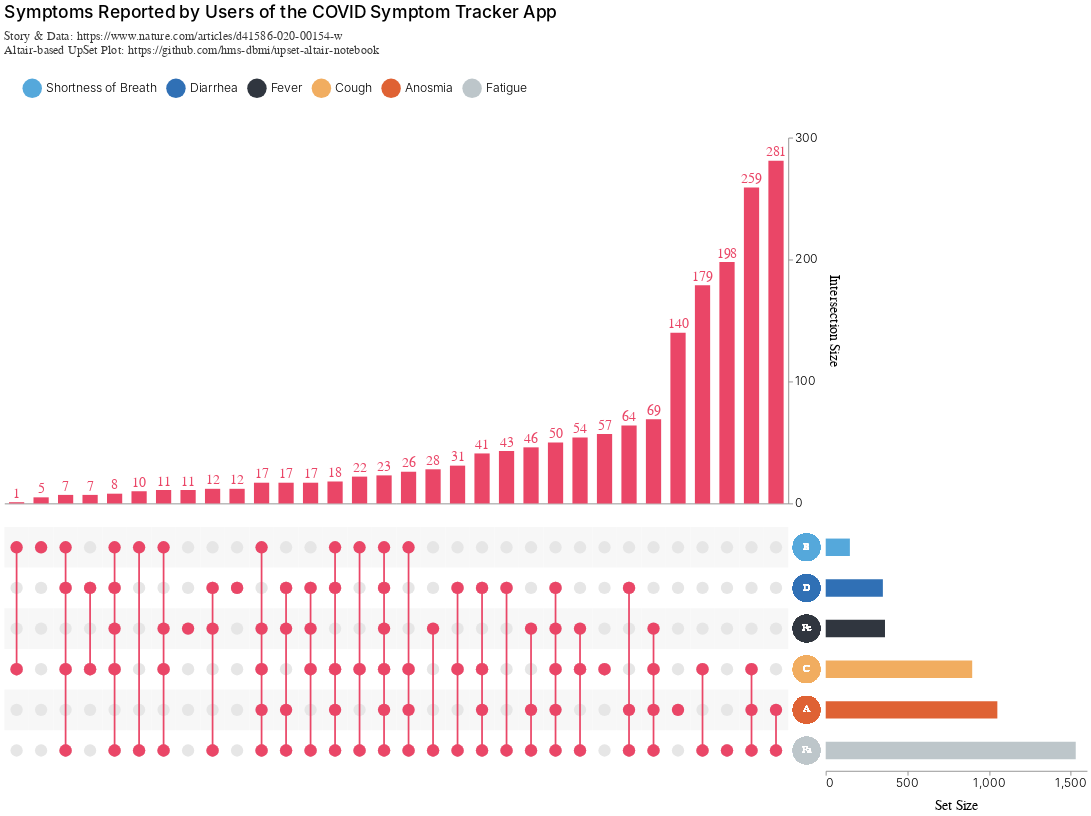

Vega-Lite specification for this chart:
### Vega-Lite specification from a JSON file in a GitHub repository (floating-point values rounded to 4 significant figures; data arrays with more than 128 entries replaced by an {"elided": "..."} marker saying what was removed)
{"config": {"view": {"continuousWidth": 400, "continuousHeight": 300, "stroke": null}, "axis": {"labelFontSize": 14, "labelFontWeight": 300, "titleFontSize": 16, "titleFontWeight": 400, "titlePadding": 10}, "concat": {"spacing": 0}, "legend": {"labelFontSize": 14, "labelFontWeight": 300, "orient": "top", "padding": 20, "symbolSize": 500.0, "symbolType": "circle", "titleFontSize": 16, "titleFontWeight": 400}, "title": {"anchor": "start", "fontSize": 18, "fontWeight": 400, "subtitlePadding": 10}}, "vconcat": [{"layer": [{"mark": {"type": "bar", "color": "#3A3A3A", "size": 17.5}, "encoding": {"color": {"condition": {"value": "#3A3A3A", "selection": {"not": "selector011"}}, "value": "#EA4667"}, "tooltip": [{"type": "quantitative", "aggregate": "max", "field": "count", "title": "Cardinality"}, {"type": "quantitative", "field": "degree", "title": "Degree"}], "x": {"type": "nominal", "axis": {"domain": true, "grid": false, "labels": false, "ticks": false}, "field": "intersection_id", "sort": {"field": "count", "order": "ascending"}, "title": null}, "y": {"type": "quantitative", "aggregate": "max", "axis": {"grid": false, "orient": "right", "tickCount": 3}, "field": "count", "title": "Intersection Size"}}, "height": 420.0, "selection": {"selector011": {"type": "single", "fields": ["intersection_id"], "on": "mouseover"}, "selector010": {"type": "multi", "fields": ["set"], "bind": "legend"}}, "transform": [{"filter": {"selection": "selector010"}}, {"pivot": "set", "value": "is_intersect", "groupby": ["intersection_id", "count"], "op": "max"}, {"aggregate": [{"op": "sum", "field": "count", "as": "count"}], "groupby": ["Shortness of Breath", "Diarrhea", "Fever", "Cough", "Anosmia", "Fatigue"]}, {"calculate": "(isDefined(datum['Shortness of Breath']) ? datum['Shortness of Breath'] : 0)+(isDefined(datum['Diarrhea']) ? datum['Diarrhea'] : 0)+(isDefined(datum['Fever']) ? datum['Fever'] : 0)+(isDefined(datum['Cough']) ? datum['Cough'] : 0)+(isDefined(datum['Anosmia']) ? datum['Anosmia'] : 0)+(isDefined(datum['Fatigue']) ? datum['Fatigue'] : 0)", "as": "degree"}, {"filter": "(datum['degree'] !== 0)"}, {"window": [{"op": "row_number", "field": "", "as": "intersection_id"}], "frame": [null, null]}, {"fold": ["Shortness of Breath", "Diarrhea", "Fever", "Cough", "Anosmia", "Fatigue"], "as": ["set", "is_intersect"]}, {"lookup": "set", "from": {"data": {"name": "data-edc52b94e708b8ac518e05227a1d24db"}, "key": "set", "fields": ["set_abbre"]}}, {"lookup": "set", "from": {"data": {"name": "data-845b010f0be9092a4e24abf6f511af02"}, "key": "set", "fields": ["set_order"]}}, {"filter": {"selection": "selector010"}}, {"window": [{"op": "distinct", "field": "set", "as": "set_order"}], "frame": [null, 0], "sort": [{"field": "set_order"}]}], "width": 900}, {"mark": {"type": "text", "color": "#3A3A3A", "dy": -10, "size": 16}, "encoding": {"color": {"condition": {"value": "#3A3A3A", "selection": {"not": "selector011"}}, "value": "#EA4667"}, "text": {"type": "quantitative", "field": "count", "format": ".0f"}, "tooltip": [{"type": "quantitative", "aggregate": "max", "field": "count", "title": "Cardinality"}, {"type": "quantitative", "field": "degree", "title": "Degree"}], "x": {"type": "nominal", "axis": {"domain": true, "grid": false, "labels": false, "ticks": false}, "field": "intersection_id", "sort": {"field": "count", "order": "ascending"}, "title": null}, "y": {"type": "quantitative", "aggregate": "max", "axis": {"grid": false, "orient": "right", "tickCount": 3}, "field": "count", "title": "Intersection Size"}}, "height": 420.0, "transform": [{"filter": {"selection": "selector010"}}, {"pivot": "set", "value": "is_intersect", "groupby": ["intersection_id", "count"], "op": "max"}, {"aggregate": [{"op": "sum", "field": "count", "as": "count"}], "groupby": ["Shortness of Breath", "Diarrhea", "Fever", "Cough", "Anosmia", "Fatigue"]}, {"calculate": "(isDefined(datum['Shortness of Breath']) ? datum['Shortness of Breath'] : 0)+(isDefined(datum['Diarrhea']) ? datum['Diarrhea'] : 0)+(isDefined(datum['Fever']) ? datum['Fever'] : 0)+(isDefined(datum['Cough']) ? datum['Cough'] : 0)+(isDefined(datum['Anosmia']) ? datum['Anosmia'] : 0)+(isDefined(datum['Fatigue']) ? datum['Fatigue'] : 0)", "as": "degree"}, {"filter": "(datum['degree'] !== 0)"}, {"window": [{"op": "row_number", "field": "", "as": "intersection_id"}], "frame": [null, null]}, {"fold": ["Shortness of Breath", "Diarrhea", "Fever", "Cough", "Anosmia", "Fatigue"], "as": ["set", "is_intersect"]}, {"lookup": "set", "from": {"data": {"name": "data-edc52b94e708b8ac518e05227a1d24db"}, "key": "set", "fields": ["set_abbre"]}}, {"lookup": "set", "from": {"data": {"name": "data-845b010f0be9092a4e24abf6f511af02"}, "key": "set", "fields": ["set_order"]}}, {"filter": {"selection": "selector010"}}, {"window": [{"op": "distinct", "field": "set", "as": "set_order"}], "frame": [null, 0], "sort": [{"field": "set_order"}]}], "width": 900}]}, {"hconcat": [{"layer": [{"mark": {"type": "circle", "opacity": 1, "size": 200}, "encoding": {"color": {"condition": {"value": "#3A3A3A", "selection": {"not": "selector011"}}, "value": "#EA4667"}, "tooltip": [{"type": "quantitative", "aggregate": "max", "field": "count", "title": "Cardinality"}, {"type": "quantitative", "field": "degree", "title": "Degree"}], "x": {"type": "nominal", "axis": {"domain": false, "grid": false, "labels": false, "ticks": false}, "field": "intersection_id", "sort": {"field": "count", "order": "ascending"}, "title": null}, "y": {"type": "nominal", "axis": {"domain": false, "grid": false, "labels": false, "ticks": false}, "field": "set_order", "title": null}}, "height": 280.0, "selection": {"selector011": {"type": "single", "fields": ["intersection_id"], "on": "mouseover"}, "selector010": {"type": "multi", "fields": ["set"], "bind": "legend"}}, "transform": [{"filter": {"selection": "selector010"}}, {"pivot": "set", "value": "is_intersect", "groupby": ["intersection_id", "count"], "op": "max"}, {"aggregate": [{"op": "sum", "field": "count", "as": "count"}], "groupby": ["Shortness of Breath", "Diarrhea", "Fever", "Cough", "Anosmia", "Fatigue"]}, {"calculate": "(isDefined(datum['Shortness of Breath']) ? datum['Shortness of Breath'] : 0)+(isDefined(datum['Diarrhea']) ? datum['Diarrhea'] : 0)+(isDefined(datum['Fever']) ? datum['Fever'] : 0)+(isDefined(datum['Cough']) ? datum['Cough'] : 0)+(isDefined(datum['Anosmia']) ? datum['Anosmia'] : 0)+(isDefined(datum['Fatigue']) ? datum['Fatigue'] : 0)", "as": "degree"}, {"filter": "(datum['degree'] !== 0)"}, {"window": [{"op": "row_number", "field": "", "as": "intersection_id"}], "frame": [null, null]}, {"fold": ["Shortness of Breath", "Diarrhea", "Fever", "Cough", "Anosmia", "Fatigue"], "as": ["set", "is_intersect"]}, {"lookup": "set", "from": {"data": {"name": "data-edc52b94e708b8ac518e05227a1d24db"}, "key": "set", "fields": ["set_abbre"]}}, {"lookup": "set", "from": {"data": {"name": "data-845b010f0be9092a4e24abf6f511af02"}, "key": "set", "fields": ["set_order"]}}, {"filter": {"selection": "selector010"}}, {"window": [{"op": "distinct", "field": "set", "as": "set_order"}], "frame": [null, 0], "sort": [{"field": "set_order"}]}, {"filter": "(datum['is_intersect'] === 1)"}], "width": 900}, {"mark": "rect", "encoding": {"color": {"value": "#F7F7F7"}, "tooltip": [{"type": "quantitative", "aggregate": "max", "field": "count", "title": "Cardinality"}, {"type": "quantitative", "field": "degree", "title": "Degree"}], "x": {"type": "nominal", "axis": {"domain": false, "grid": false, "labels": false, "ticks": false}, "field": "intersection_id", "sort": {"field": "count", "order": "ascending"}, "title": null}, "y": {"type": "nominal", "axis": {"domain": false, "grid": false, "labels": false, "ticks": false}, "field": "set_order", "title": null}}, "height": 280.0, "transform": [{"filter": {"selection": "selector010"}}, {"pivot": "set", "value": "is_intersect", "groupby": ["intersection_id", "count"], "op": "max"}, {"aggregate": [{"op": "sum", "field": "count", "as": "count"}], "groupby": ["Shortness of Breath", "Diarrhea", "Fever", "Cough", "Anosmia", "Fatigue"]}, {"calculate": "(isDefined(datum['Shortness of Breath']) ? datum['Shortness of Breath'] : 0)+(isDefined(datum['Diarrhea']) ? datum['Diarrhea'] : 0)+(isDefined(datum['Fever']) ? datum['Fever'] : 0)+(isDefined(datum['Cough']) ? datum['Cough'] : 0)+(isDefined(datum['Anosmia']) ? datum['Anosmia'] : 0)+(isDefined(datum['Fatigue']) ? datum['Fatigue'] : 0)", "as": "degree"}, {"filter": "(datum['degree'] !== 0)"}, {"window": [{"op": "row_number", "field": "", "as": "intersection_id"}], "frame": [null, null]}, {"fold": ["Shortness of Breath", "Diarrhea", "Fever", "Cough", "Anosmia", "Fatigue"], "as": ["set", "is_intersect"]}, {"lookup": "set", "from": {"data": {"name": "data-edc52b94e708b8ac518e05227a1d24db"}, "key": "set", "fields": ["set_abbre"]}}, {"lookup": "set", "from": {"data": {"name": "data-845b010f0be9092a4e24abf6f511af02"}, "key": "set", "fields": ["set_order"]}}, {"filter": {"selection": "selector010"}}, {"window": [{"op": "distinct", "field": "set", "as": "set_order"}], "frame": [null, 0], "sort": [{"field": "set_order"}]}, {"filter": "((datum['set_order'] % 2) === 1)"}], "width": 900}, {"mark": {"type": "circle", "opacity": 1, "size": 200}, "encoding": {"color": {"value": "#E6E6E6"}, "tooltip": [{"type": "quantitative", "aggregate": "max", "field": "count", "title": "Cardinality"}, {"type": "quantitative", "field": "degree", "title": "Degree"}], "x": {"type": "nominal", "axis": {"domain": false, "grid": false, "labels": false, "ticks": false}, "field": "intersection_id", "sort": {"field": "count", "order": "ascending"}, "title": null}, "y": {"type": "nominal", "axis": {"domain": false, "grid": false, "labels": false, "ticks": false}, "field": "set_order", "title": null}}, "height": 280.0, "transform": [{"filter": {"selection": "selector010"}}, {"pivot": "set", "value": "is_intersect", "groupby": ["intersection_id", "count"], "op": "max"}, {"aggregate": [{"op": "sum", "field": "count", "as": "count"}], "groupby": ["Shortness of Breath", "Diarrhea", "Fever", "Cough", "Anosmia", "Fatigue"]}, {"calculate": "(isDefined(datum['Shortness of Breath']) ? datum['Shortness of Breath'] : 0)+(isDefined(datum['Diarrhea']) ? datum['Diarrhea'] : 0)+(isDefined(datum['Fever']) ? datum['Fever'] : 0)+(isDefined(datum['Cough']) ? datum['Cough'] : 0)+(isDefined(datum['Anosmia']) ? datum['Anosmia'] : 0)+(isDefined(datum['Fatigue']) ? datum['Fatigue'] : 0)", "as": "degree"}, {"filter": "(datum['degree'] !== 0)"}, {"window": [{"op": "row_number", "field": "", "as": "intersection_id"}], "frame": [null, null]}, {"fold": ["Shortness of Breath", "Diarrhea", "Fever", "Cough", "Anosmia", "Fatigue"], "as": ["set", "is_intersect"]}, {"lookup": "set", "from": {"data": {"name": "data-edc52b94e708b8ac518e05227a1d24db"}, "key": "set", "fields": ["set_abbre"]}}, {"lookup": "set", "from": {"data": {"name": "data-845b010f0be9092a4e24abf6f511af02"}, "key": "set", "fields": ["set_order"]}}, {"filter": {"selection": "selector010"}}, {"window": [{"op": "distinct", "field": "set", "as": "set_order"}], "frame": [null, 0], "sort": [{"field": "set_order"}]}], "width": 900}, {"mark": {"type": "bar", "color": "#3A3A3A", "size": 2}, "encoding": {"color": {"condition": {"value": "#3A3A3A", "selection": {"not": "selector011"}}, "value": "#EA4667"}, "tooltip": [{"type": "quantitative", "aggregate": "max", "field": "count", "title": "Cardinality"}, {"type": "quantitative", "field": "degree", "title": "Degree"}], "x": {"type": "nominal", "axis": {"domain": true, "grid": false, "labels": false, "ticks": false}, "field": "intersection_id", "sort": {"field": "count", "order": "ascending"}, "title": null}, "y": {"type": "nominal", "aggregate": "min", "field": "set_order"}, "y2": {"aggregate": "max", "field": "set_order"}}, "height": 420.0, "transform": [{"filter": {"selection": "selector010"}}, {"pivot": "set", "value": "is_intersect", "groupby": ["intersection_id", "count"], "op": "max"}, {"aggregate": [{"op": "sum", "field": "count", "as": "count"}], "groupby": ["Shortness of Breath", "Diarrhea", "Fever", "Cough", "Anosmia", "Fatigue"]}, {"calculate": "(isDefined(datum['Shortness of Breath']) ? datum['Shortness of Breath'] : 0)+(isDefined(datum['Diarrhea']) ? datum['Diarrhea'] : 0)+(isDefined(datum['Fever']) ? datum['Fever'] : 0)+(isDefined(datum['Cough']) ? datum['Cough'] : 0)+(isDefined(datum['Anosmia']) ? datum['Anosmia'] : 0)+(isDefined(datum['Fatigue']) ? datum['Fatigue'] : 0)", "as": "degree"}, {"filter": "(datum['degree'] !== 0)"}, {"window": [{"op": "row_number", "field": "", "as": "intersection_id"}], "frame": [null, null]}, {"fold": ["Shortness of Breath", "Diarrhea", "Fever", "Cough", "Anosmia", "Fatigue"], "as": ["set", "is_intersect"]}, {"lookup": "set", "from": {"data": {"name": "data-edc52b94e708b8ac518e05227a1d24db"}, "key": "set", "fields": ["set_abbre"]}}, {"lookup": "set", "from": {"data": {"name": "data-845b010f0be9092a4e24abf6f511af02"}, "key": "set", "fields": ["set_order"]}}, {"filter": {"selection": "selector010"}}, {"window": [{"op": "distinct", "field": "set", "as": "set_order"}], "frame": [null, 0], "sort": [{"field": "set_order"}]}, {"filter": "(datum['is_intersect'] === 1)"}], "width": 900}, {"mark": {"type": "circle", "opacity": 1, "size": 200}, "encoding": {"color": {"condition": {"value": "#3A3A3A", "selection": {"not": "selector011"}}, "value": "#EA4667"}, "tooltip": [{"type": "quantitative", "aggregate": "max", "field": "count", "title": "Cardinality"}, {"type": "quantitative", "field": "degree", "title": "Degree"}], "x": {"type": "nominal", "axis": {"domain": false, "grid": false, "labels": false, "ticks": false}, "field": "intersection_id", "sort": {"field": "count", "order": "ascending"}, "title": null}, "y": {"type": "nominal", "axis": {"domain": false, "grid": false, "labels": false, "ticks": false}, "field": "set_order", "title": null}}, "height": 280.0, "transform": [{"filter": {"selection": "selector010"}}, {"pivot": "set", "value": "is_intersect", "groupby": ["intersection_id", "count"], "op": "max"}, {"aggregate": [{"op": "sum", "field": "count", "as": "count"}], "groupby": ["Shortness of Breath", "Diarrhea", "Fever", "Cough", "Anosmia", "Fatigue"]}, {"calculate": "(isDefined(datum['Shortness of Breath']) ? datum['Shortness of Breath'] : 0)+(isDefined(datum['Diarrhea']) ? datum['Diarrhea'] : 0)+(isDefined(datum['Fever']) ? datum['Fever'] : 0)+(isDefined(datum['Cough']) ? datum['Cough'] : 0)+(isDefined(datum['Anosmia']) ? datum['Anosmia'] : 0)+(isDefined(datum['Fatigue']) ? datum['Fatigue'] : 0)", "as": "degree"}, {"filter": "(datum['degree'] !== 0)"}, {"window": [{"op": "row_number", "field": "", "as": "intersection_id"}], "frame": [null, null]}, {"fold": ["Shortness of Breath", "Diarrhea", "Fever", "Cough", "Anosmia", "Fatigue"], "as": ["set", "is_intersect"]}, {"lookup": "set", "from": {"data": {"name": "data-edc52b94e708b8ac518e05227a1d24db"}, "key": "set", "fields": ["set_abbre"]}}, {"lookup": "set", "from": {"data": {"name": "data-845b010f0be9092a4e24abf6f511af02"}, "key": "set", "fields": ["set_order"]}}, {"filter": {"selection": "selector010"}}, {"window": [{"op": "distinct", "field": "set", "as": "set_order"}], "frame": [null, 0], "sort": [{"field": "set_order"}]}, {"filter": "(datum['is_intersect'] === 1)"}], "width": 900}]}, {"layer": [{"mark": {"type": "circle", "size": 1000}, "encoding": {"color": {"type": "nominal", "field": "set", "scale": {"domain": ["Shortness of Breath", "Diarrhea", "Fever", "Cough", "Anosmia", "Fatigue"], "range": ["#55A8DB", "#3070B5", "#30363F", "#F1AD60", "#DF6234", "#BDC6CA"]}, "title": null}, "opacity": {"value": 1}, "y": {"type": "nominal", "axis": {"domain": false, "grid": false, "labels": false, "ticks": false}, "field": "set_order", "title": null}}, "selection": {"selector010": {"type": "multi", "fields": ["set"], "bind": "legend"}}, "transform": [{"filter": {"selection": "selector010"}}, {"pivot": "set", "value": "is_intersect", "groupby": ["intersection_id", "count"], "op": "max"}, {"aggregate": [{"op": "sum", "field": "count", "as": "count"}], "groupby": ["Shortness of Breath", "Diarrhea", "Fever", "Cough", "Anosmia", "Fatigue"]}, {"calculate": "(isDefined(datum['Shortness of Breath']) ? datum['Shortness of Breath'] : 0)+(isDefined(datum['Diarrhea']) ? datum['Diarrhea'] : 0)+(isDefined(datum['Fever']) ? datum['Fever'] : 0)+(isDefined(datum['Cough']) ? datum['Cough'] : 0)+(isDefined(datum['Anosmia']) ? datum['Anosmia'] : 0)+(isDefined(datum['Fatigue']) ? datum['Fatigue'] : 0)", "as": "degree"}, {"filter": "(datum['degree'] !== 0)"}, {"window": [{"op": "row_number", "field": "", "as": "intersection_id"}], "frame": [null, null]}, {"fold": ["Shortness of Breath", "Diarrhea", "Fever", "Cough", "Anosmia", "Fatigue"], "as": ["set", "is_intersect"]}, {"lookup": "set", "from": {"data": {"name": "data-edc52b94e708b8ac518e05227a1d24db"}, "key": "set", "fields": ["set_abbre"]}}, {"lookup": "set", "from": {"data": {"name": "data-845b010f0be9092a4e24abf6f511af02"}, "key": "set", "fields": ["set_order"]}}, {"filter": {"selection": "selector010"}}, {"window": [{"op": "distinct", "field": "set", "as": "set_order"}], "frame": [null, 0], "sort": [{"field": "set_order"}]}]}, {"mark": {"type": "text", "align": "center"}, "encoding": {"color": {"value": "white"}, "opacity": {"value": 1}, "text": {"type": "nominal", "field": "set_abbre"}, "y": {"type": "nominal", "axis": {"domain": false, "grid": false, "labels": false, "ticks": false}, "field": "set_order", "title": null}}, "transform": [{"filter": {"selection": "selector010"}}, {"pivot": "set", "value": "is_intersect", "groupby": ["intersection_id", "count"], "op": "max"}, {"aggregate": [{"op": "sum", "field": "count", "as": "count"}], "groupby": ["Shortness of Breath", "Diarrhea", "Fever", "Cough", "Anosmia", "Fatigue"]}, {"calculate": "(isDefined(datum['Shortness of Breath']) ? datum['Shortness of Breath'] : 0)+(isDefined(datum['Diarrhea']) ? datum['Diarrhea'] : 0)+(isDefined(datum['Fever']) ? datum['Fever'] : 0)+(isDefined(datum['Cough']) ? datum['Cough'] : 0)+(isDefined(datum['Anosmia']) ? datum['Anosmia'] : 0)+(isDefined(datum['Fatigue']) ? datum['Fatigue'] : 0)", "as": "degree"}, {"filter": "(datum['degree'] !== 0)"}, {"window": [{"op": "row_number", "field": "", "as": "intersection_id"}], "frame": [null, null]}, {"fold": ["Shortness of Breath", "Diarrhea", "Fever", "Cough", "Anosmia", "Fatigue"], "as": ["set", "is_intersect"]}, {"lookup": "set", "from": {"data": {"name": "data-edc52b94e708b8ac518e05227a1d24db"}, "key": "set", "fields": ["set_abbre"]}}, {"lookup": "set", "from": {"data": {"name": "data-845b010f0be9092a4e24abf6f511af02"}, "key": "set", "fields": ["set_order"]}}, {"filter": {"selection": "selector010"}}, {"window": [{"op": "distinct", "field": "set", "as": "set_order"}], "frame": [null, 0], "sort": [{"field": "set_order"}]}]}]}, {"mark": {"type": "bar", "size": 20}, "encoding": {"color": {"type": "nominal", "field": "set", "scale": {"domain": ["Shortness of Breath", "Diarrhea", "Fever", "Cough", "Anosmia", "Fatigue"], "range": ["#55A8DB", "#3070B5", "#30363F", "#F1AD60", "#DF6234", "#BDC6CA"]}, "title": null}, "opacity": {"value": 1}, "x": {"type": "quantitative", "aggregate": "sum", "axis": {"grid": false, "tickCount": 3}, "field": "count", "title": "Set Size"}, "y": {"type": "nominal", "axis": {"domain": false, "grid": false, "labels": false, "ticks": false}, "field": "set_order", "title": null}}, "selection": {"selector010": {"type": "multi", "fields": ["set"], "bind": "legend"}}, "transform": [{"filter": {"selection": "selector010"}}, {"pivot": "set", "value": "is_intersect", "groupby": ["intersection_id", "count"], "op": "max"}, {"aggregate": [{"op": "sum", "field": "count", "as": "count"}], "groupby": ["Shortness of Breath", "Diarrhea", "Fever", "Cough", "Anosmia", "Fatigue"]}, {"calculate": "(isDefined(datum['Shortness of Breath']) ? datum['Shortness of Breath'] : 0)+(isDefined(datum['Diarrhea']) ? datum['Diarrhea'] : 0)+(isDefined(datum['Fever']) ? datum['Fever'] : 0)+(isDefined(datum['Cough']) ? datum['Cough'] : 0)+(isDefined(datum['Anosmia']) ? datum['Anosmia'] : 0)+(isDefined(datum['Fatigue']) ? datum['Fatigue'] : 0)", "as": "degree"}, {"filter": "(datum['degree'] !== 0)"}, {"window": [{"op": "row_number", "field": "", "as": "intersection_id"}], "frame": [null, null]}, {"fold": ["Shortness of Breath", "Diarrhea", "Fever", "Cough", "Anosmia", "Fatigue"], "as": ["set", "is_intersect"]}, {"lookup": "set", "from": {"data": {"name": "data-edc52b94e708b8ac518e05227a1d24db"}, "key": "set", "fields": ["set_abbre"]}}, {"lookup": "set", "from": {"data": {"name": "data-845b010f0be9092a4e24abf6f511af02"}, "key": "set", "fields": ["set_order"]}}, {"filter": {"selection": "selector010"}}, {"window": [{"op": "distinct", "field": "set", "as": "set_order"}], "frame": [null, 0], "sort": [{"field": "set_order"}]}, {"filter": "(datum['is_intersect'] === 1)"}], "width": 300}], "resolve": {"scale": {"y": "shared"}}, "spacing": 5}], "data": {"name": "data-51a18922e537214846aa112d1ccd2e10"}, "spacing": 20, "title": {"text": "Symptoms Reported by Users of the COVID Symptom Tracker App", "subtitle": ["Story & Data: https://www.nature.com/articles/d41586-020-00154-w", "Altair-based UpSet Plot: https://github.com/hms-dbmi/upset-altair-notebook"], "fontSize": 20, "fontWeight": 500, "subtitleColor": "#3A3A3A", "subtitleFontSize": 14}, "$schema": "https://vega.github.io/schema/vega-lite/v4.0.0.json", "datasets": {"data-51a18922e537214846aa112d1ccd2e10": {"elided": "192 records"}, "data-edc52b94e708b8ac518e05227a1d24db": [{"set": "Shortness of Breath", "set_abbre": "B"}, {"set": "Diarrhea", "set_abbre": "D"}, {"set": "Fever", "set_abbre": "Fe"}, {"set": "Cough", "set_abbre": "C"}, {"set": "Anosmia", "set_abbre": "A"}, {"set": "Fatigue", "set_abbre": "Fa"}], "data-845b010f0be9092a4e24abf6f511af02": [{"set": "Shortness of Breath", "set_order": 1}, {"set": "Diarrhea", "set_order": 2}, {"set": "Fever", "set_order": 3}, {"set": "Cough", "set_order": 4}, {"set": "Anosmia", "set_order": 5}, {"set": "Fatigue", "set_order": 6}]}}
